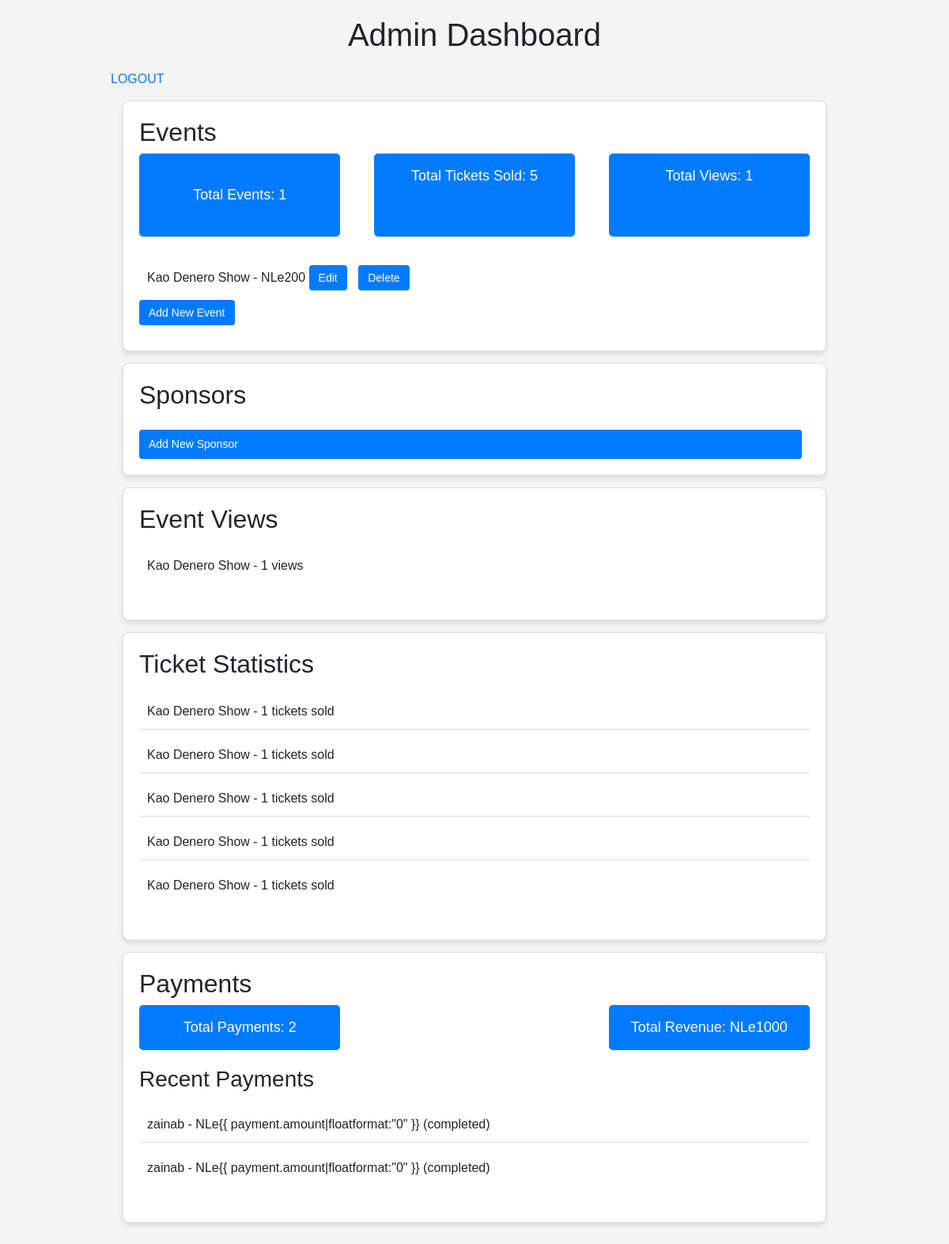
The app's page /dashboard/dashboard/ (signed in) with its own data.
### events/models.py (models this page shows, shortened)
class Event(models.Model):
    event_name = models.CharField(max_length=200)
    event_description = models.TextField()
    event_type = models.CharField(
        max_length=100,
        choices=[('concert', 'Concert'), ('conference', 'Conference'), ('sports', 'Sports'), ('theatre', 'Theatre')]
    )
    event_date = models.DateTimeField()
    event_location = models.CharField(max_length=255)
    event_status = models.CharField(
        max_length=20,
        choices=[('upcoming', 'Upcoming'), ('sold_out', 'Sold Out'), ('canceled', 'Canceled'), ('normal', 'Normal')],
        default='upcoming'
    )
    event_image = models.ImageField(upload_to='event_images/', null=True, blank=True)
    early_bird_price = models.DecimalField(max_digits=10, decimal_places=2)
    normal_price = models.DecimalField(max_digits=10, decimal_places=2)
    early_bird_end = models.DateTimeField(null=True, blank=True)
    video_url = models.URLField(max_length=500, null=True, blank=True)
    video_file = models.FileField(upload_to='event_videos/', null=True, blank=True)
    event_logo = models.ImageField(upload_to='event_logos/', null=True, blank=True)
    event_created_at = models.DateTimeField(auto_now_add=True)
    event_updated_at = models.DateTimeField(auto_now=True)
    sponsorers = models.ManyToManyField(Sponsorer, related_name="events", blank=True)
    view_count = models.PositiveIntegerField(default=0)  # Corrected
    def get_ticket_price(self):
        if self.early_bird_end and timezone.now() < self.early_bird_end:
            return self.early_bird_price
        return self.normal_price or Decimal('0.00')  # Default to 0 if no price is set
    class Meta:
        verbose_name = 'Event'
        verbose_name_plural = 'Events'

class Ticket(models.Model):
    user = models.ForeignKey(settings.AUTH_USER_MODEL, on_delete=models.CASCADE, default=1)
    event = models.ForeignKey('Event', on_delete=models.CASCADE, related_name='event_tickets')
    ticket_name = models.CharField(max_length=200)
    ticket_price = models.DecimalField(max_digits=10, decimal_places=2, editable=False)
    payment_reference = models.CharField(max_length=128, null=True, blank=True, default="", editable=False)
    qr_code = models.ImageField(upload_to='qr_codes/', null=True, blank=True, editable=False)
    secret_token = models.CharField(max_length=64, null=True, blank=True, unique=True, editable=False)
    paid = models.BooleanField(default=False)
    quantity = models.PositiveIntegerField()
    class Meta:
        ordering = ['-event__event_date']

### payment/models.py (models this page shows, shortened)
class Payment(models.Model):
    STATUS_CHOICES = [
        ('pending', 'Pending'),
        ('completed', 'Completed'),
        ('failed', 'Failed'),
    ]
    event = models.ForeignKey(Event, on_delete=models.CASCADE, related_name="payments", null=True, blank=True)
    user = models.ForeignKey(settings.AUTH_USER_MODEL, on_delete=models.CASCADE, related_name="user_payments")
    phone_number = models.CharField(
        max_length=9,
        validators=[RegexValidator(regex=r'^\d{9}$', message="Enter a valid 9-digit phone number.")]
    )  # Strictly 9 digits
    amount = models.DecimalField(max_digits=10, decimal_places=2, default=0.00)  # Kept as a field
    transaction_id = models.CharField(max_length=100, unique=True, null=False, blank=False, default=1)
    status = models.CharField(max_length=20, choices=STATUS_CHOICES, default="pending")
    cart = models.OneToOneField(Cart, on_delete=models.CASCADE)
    payment_reference = models.CharField(max_length=128, unique=True)
    payment_date = models.DateTimeField(null=True, blank=True)

### accounts/models.py (models this page shows, shortened)
class User(AbstractUser):
    email = models.EmailField(unique=True)
    phone_number = models.CharField(max_length=15, blank=True, null=True)
    is_email_confirmed = models.BooleanField(default=False)
    created_at = models.DateTimeField(auto_now_add=True)
    objects = UserManager()
    USERNAME_FIELD = 'email'  # Use email as the unique identifier for authentication
    REQUIRED_FIELDS = ['username']  # Fields required when creating a superuser

### dashboard/views.py (the view)
# urls.py: path('dashboard/', include('dashboard.urls')),
@login_required
@user_passes_test(admin_required)
def dashboard(request):
    events = Event.objects.all()
    total_tickets_sold = Ticket.objects.aggregate(Sum('quantity'))['quantity__sum'] or 0
    total_event_views = EventView.objects.aggregate(Count('id'))['id__count'] or 0
    sponsors = Sponsorer.objects.all()
    event_views = EventView.objects.values('event__event_name').annotate(total_views=Count('event')).order_by('-total_views')
    tickets = Ticket.objects.all()
    payments = Payment.objects.all()
    total_payments = payments.count()
    total_revenue = payments.aggregate(Sum('amount'))['amount__sum'] or 0
    recent_payments = payments.order_by('-payment_date')[:5]  # Last 5 payments
    return render(request, 'dashboard/dashboard.html', {
        'events': events,
        'total_tickets_sold': total_tickets_sold,
        'total_event_views': total_event_views,
        'sponsors': sponsors,
        'event_views': event_views,
        'tickets': tickets,
        'total_payments': total_payments,
        'total_revenue': total_revenue,
        'recent_payments': recent_payments,
    })

### dashboard/views.py (called while the page is built)
def admin_required(user):
    return user.is_staff

### dashboard/templates/dashboard/dashboard.html (shortened to what this page needs)
<!DOCTYPE html>
<html lang="en">
  <head>
    <link
      href="https://stackpath.bootstrapcdn.com/bootstrap/4.5.2/css/bootstrap.min.css"
      rel="stylesheet"
    />
  </head>
  <body>
    <div class="container">
      <h1>Admin Dashboard</h1>
      <a href="{% url 'logout' %}">LOGOUT</a>
      <div class="card">
        <h2>Events</h2>
        <div class="stats">
          <div class="stat">
            <a
              href="{% url 'events-lists' %}"
              style="text-decoration: none; color: white"
            >
              <p>Total Events: {{ events.count }}</p>
            </a>
          </div>
          <div class="stat">
            <p>Total Tickets Sold: {{ total_tickets_sold }}</p>
          </div>
          <div class="stat">
            <p>Total Views: {{ total_event_views }}</p>
          </div>
        </div>
        <ul>
          <ul>
            {% for event in events %}
              <li>
                {{ event.event_name }} - NLe{{ event.get_ticket_price|floatformat:"0" }}
                <a href="{% url 'edit-event' event.id %}">Edit</a>
                <a href="{% url 'delete-event' event.id %}">Delete</a>
              </li>
            {% endfor %}
          </ul>
        <a href="{% url 'add-event' %}">Add New Event</a>
      </div>
      <div class="card">
        <h2>Sponsors</h2>
        <a href="{% url 'sponsor-add' %}">Add New Sponsor</a>
      </div>
      <div class="card">
        <h2>Event Views</h2>
        <ul>
          {% for event_view in event_views %}
          <li>
            {{ event_view.event__event_name }} - {{ event_view.total_views }}
            views
          </li>
          {% endfor %}
        </ul>
      </div>
      <div class="card">
        <h2>Ticket Statistics</h2>
        <ul>
          {% for ticket in tickets %}
          <li>
            {{ ticket.event.event_name }} - {{ ticket.quantity }} tickets sold
          </li>
          {% endfor %}
        </ul>
      </div>
      <div class="card">
        <h2>Payments</h2>
        <div class="stats">
          <div class="stat">
            <p>Total Payments: {{ total_payments }}</p>
          </div>
          <div class="stat">
            <p>Total Revenue: NLe{{ total_revenue|floatformat:"0" }}</p>
          </div>
        </div>
        <h3>Recent Payments</h3>
        <ul>
          {% for payment in recent_payments %}
          <li>
            {{ payment.user.username }} - NLe{{ payment.amount|floatformat:"0"
            }} ({{ payment.status }})
          </li>
          {% endfor %}
        </ul>
      </div>
    </div>
  </body>
</html>

### dashboard/templates/dashboard/dashboard.html (style rules this page uses)
body { font-family: Arial, sans-serif; margin: 0; padding: 0; background-color: #f4f4f4; }
.container { width: 80%; margin: 0 auto; padding: 20px; }
h1 { text-align: center; margin-bottom: 20px; }
.card { background-color: white; border-radius: 8px; box-shadow: 0 4px 6px rgba(0, 0, 0, 0.1); margin: 15px; padding: 20px; }
.card h2 { margin-top: 0; }
.card ul { list-style-type: none; padding: 0; }
.card ul li { margin: 10px 0; padding: 10px; border-bottom: 1px solid #ddd; }
.card ul li:last-child { border-bottom: none; }
.card a { text-decoration: none; color: white; padding: 8px 12px; background-color: #007bff; border-radius: 4px; margin-right: 10px; font-size: 14px; }
.stats { display: flex; justify-content: space-between; margin-bottom: 20px; }
.stats .stat { background-color: #007bff; color: white; padding: 15px; border-radius: 5px; text-align: center; width: 30%; }
.stats .stat p { margin: 0; font-size: 18px; }

### records on screen
Event: event_name "Kao Denero Show", get_ticket_price "200"
Ticket: event.event_name "Kao Denero Show", quantity "1"
Ticket: event.event_name "Kao Denero Show", quantity "1"
Ticket: event.event_name "Kao Denero Show", quantity "1"
Ticket: event.event_name "Kao Denero Show", quantity "1"
Ticket: event.event_name "Kao Denero Show", quantity "1"
Payment: user.username "zainab", status "completed"
Payment: user.username "zainab", status "completed"

### other values on screen
{{ events.count }} "1"
{{ total_tickets_sold }} "5"
{{ total_event_views }} "1"
{{ event_view.event__event_name }} "Kao Denero Show"
{{ event_view.total_views }} "1"
{{ total_payments }} "2"
{{ total_revenue|floatformat:"0" }} "1000"
